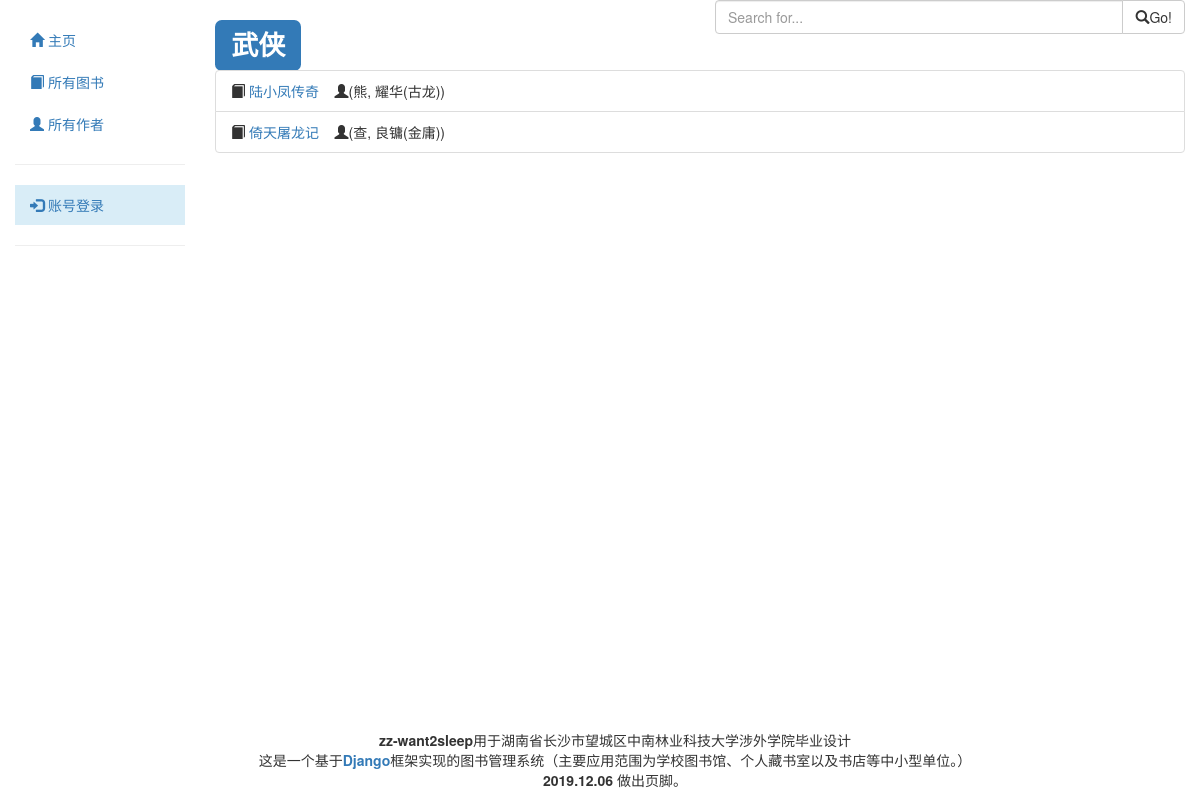
/catalog/genre/武侠, run on the app's committed database.
### catalog/models.py (models this page shows, shortened)
class Book(models.Model):
    title = models.CharField(max_length=200)
    author = models.ForeignKey('Author', on_delete=models.SET_NULL, null=True)
    summary = models.TextField(
        max_length=1000, help_text="Enter a brief description of the book")
    isbn = models.CharField(
        'ISBN', max_length=13, help_text='13 Character <a href="https://www.isbn-international.org/content/what-isbn">ISBN number</a>')
    genre = models.ManyToManyField(
        Genre, help_text="elect a genre for this book 按住 ”Control“，或者Mac上的 “Command”，可以选择多个。")
    language = models.ForeignKey(
        'Language', on_delete=models.SET_NULL, null=True)
    pic = models.ImageField('picture', upload_to='BookImage', null=True,
                            blank=True, help_text='上传相应的图片。', default='BookImage/404.png')
    class Meta:
        ordering = ["-title"]
    def __str__(self):
        return self.title
    def get_absolute_url(self):
        return reverse('catalog:book-detail', args=[(str(self.id))])
    def display_genre(self):
        """
        create a string for the Genre.This is required to display genre in Admin.
        """
        return ','.join([genre.name for genre in self.genre.all()[:3]])
    display_genre.short_description = 'Genre'
    def display_genre1(self):
        return ','.join([genre.name for genre in self.genre.all()])
    display_genre1.short_description = 'Genre1'

class Author(models.Model):
    first_name = models.CharField(max_length=100)
    last_name = models.CharField(max_length=100)
    date_of_birth = models.DateField(
        help_text='时间格式：2019/10/04', null=True, blank=True)
    date_of_death = models.DateField(
        'Died', help_text='时间格式：2019/10/04',  null=True, blank=True)
    def __str__(self):
        return '%s, %s' % (self.last_name, self.first_name)
    class Meta:
        ordering = ['last_name']

### catalog/views.py (the view)
# urls.py: path('genre/<str:name>', views.genre_books, name="genre-books"),
def genre_books(request, name):
    book_list=[]
    book_list1 = Book.objects.all()
    for book in book_list1:
        genre_name = book.display_genre1()
        if re.search(name,genre_name)!=None:
            book_list.append(book)
            print(book_list)
    return render(
        request,
        'catalog/book_list_genre.html',
        context={'book_list': book_list,'title':name,}
    )

### catalog/templates/catalog/book_list_genre.html (shortened to what this page needs)
{% extends "base_generic.html" %}
{% block content %}
<div class="row">
    <div class="col-lg-6">
      <div class="input-group">
        <h1 style="display: inline-block;"><span class="label label-primary">{{title}}</span></h1>
      </div>
    </div>
    <form class="col-lg-6">
      <div class="input-group">
        <input
          name="bookGenre"
          type="text"
          class="form-control bookGenre"
          placeholder="Search for..."
        />
        <span class="input-group-btn">
          <button class="btn btn-default bookGenre" type="button"><span class="glyphicon glyphicon-search"></span>Go!</button>
        </span>
      </div>
  </div>
{% if book_list %}
<ul class="list-group">
  {% for book in book_list %}
  <li class="list-group-item"><span class="glyphicon glyphicon-book"></span>
    <a href="{{ book.get_absolute_url }}">{{ book.title }}</a> &nbsp;&nbsp;&nbsp;<span class="glyphicon glyphicon-user"></span>({{book.author}})
  </li>
  {% endfor %}
</ul>
{% endif %} {% endblock %}

### data on the page
Book: title "陆小凤传奇", author "熊, 耀华(古龙)"
Book: title "倚天屠龙记", author "查, 良镛(金庸)"

### other printed values
{{ title }} "武侠"
